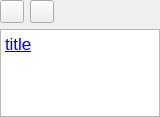
             <widget class="QWidget" name="scrollAreaWidgetContents_5">
              <property name="geometry">
               <rect>
                <x>0</x>
                <y>0</y>
                <width>160</width>
                <height>117</height>
               </rect>
              </property>
              <layout class="QVBoxLayout" name="markerScrollAreaLayout">
               <property name="leftMargin">
                <number>0</number>
               </property>
               <property name="topMargin">
                <number>0</number>
               </property>
               <property name="rightMargin">
                <number>0</number>
               </property>
               <property name="bottomMargin">
                <number>0</number>
               </property>
               <item>
                <layout class="QHBoxLayout" name="textEditortoolsLayout">
                 <item>
                  <widget class="QToolButton" name="toolButton">
                   <property name="text">
                    <string/>
                   </property>
                  </widget>
                 </item>
                 <item>
                  <widget class="QToolButton" name="makelink">
                   <property name="text">
                    <string/>
                   </property>
                  </widget>
                 </item>
                 <item>
                  <spacer name="horizontalSpacer_2">
                   <property name="orientation">
                    <enum>Qt::Horizontal</enum>
                   </property>
                   <property name="sizeHint" stdset="0">
                    <size>
                     <width>40</width>
                     <height>20</height>
                    </size>
                   </property>
                  </spacer>
                 </item>
                </layout>
               </item>
               <item>
                <widget class="QTextEdit" name="marker_description_2">
                 <property name="html">
                  <string>&lt;!DOCTYPE HTML PUBLIC &quot;-//W3C//DTD HTML 4.0//EN&quot; &quot;http://www.w3.org/TR/REC-html40/strict.dtd&quot;&gt;
&lt;html&gt;&lt;head&gt;&lt;meta name=&quot;qrichtext&quot; content=&quot;1&quot; /&gt;&lt;style type=&quot;text/css&quot;&gt;
p, li { white-space: pre-wrap; }
&lt;/style&gt;&lt;/head&gt;&lt;body style=&quot; font-family:'.SF NS Text'; font-size:13pt; font-weight:400; font-style:normal;&quot;&gt;
&lt;p style=&quot; margin-top:0px; margin-bottom:0px; margin-left:0px; margin-right:0px; -qt-block-indent:0; text-indent:0px;&quot;&gt;&lt;a href=&quot;https://www.google.no/search?q=qtextedit+get+text&amp;amp;oq=qtext&amp;amp;aqs=chrome.2.0j69i57j0l4.3735j0j4&amp;amp;sourceid=chrome&amp;amp;ie=UTF-8#q=qtextedit+get+text+python&quot;&gt;&lt;span style=&quot; text-decoration: underline; color:#0000ff;&quot;&gt;title&lt;/span&gt;&lt;/a&gt;&lt;/p&gt;&lt;/body&gt;&lt;/html&gt;</string>
                 </property>
                </widget>
               </item>
              </layout>
             </widget>
